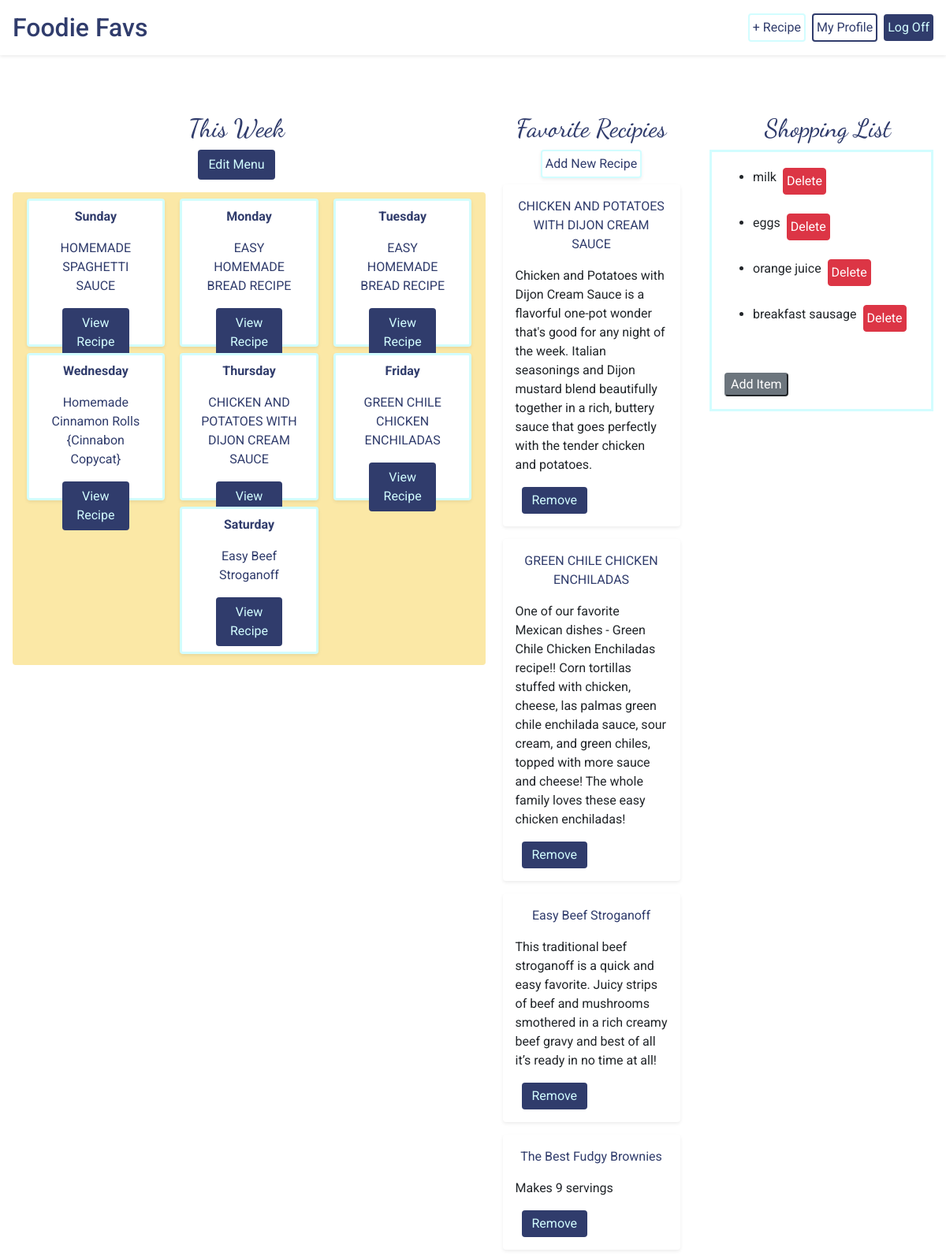
Screenshot of /home/1 (signed in) with the database file from the repository.
### foodie_app/models.py (models this page shows)
class Menu(models.Model):
    sunday = models.ForeignKey(Recipe, related_name="sunday_recipes", on_delete=models.CASCADE)
    monday = models.ForeignKey(Recipe, related_name="monday_recipes", on_delete=models.CASCADE)
    tuesday = models.ForeignKey(Recipe, related_name="tuesday_recipes", on_delete=models.CASCADE)
    wednesday = models.ForeignKey(Recipe, related_name="wednesday_recipes", on_delete=models.CASCADE)
    thursday = models.ForeignKey(Recipe, related_name="thursday_recipes", on_delete=models.CASCADE)
    friday = models.ForeignKey(Recipe, related_name="friday_recipes", on_delete=models.CASCADE)
    saturday = models.ForeignKey(Recipe, related_name="saturday_recipes", on_delete=models.CASCADE)
    created_at = models.DateTimeField(auto_now_add=True)
    updated_at = models.DateTimeField(auto_now=True)

class Recipe(models.Model):
    name = models.CharField(max_length=255)
    desc = models.CharField(max_length=255, default="")
    ingredients = models.TextField(default="")
    steps = models.TextField(default="")
    creator = models.ForeignKey(User, related_name="users", on_delete=models.CASCADE, default=1)
    source = models.CharField(max_length=255, default="")
    users_who_favorite = models.ManyToManyField(User, related_name="favorite_recipes", default=0)
    created_at = models.DateTimeField(auto_now_add=True)
    updated_at = models.DateTimeField(auto_now=True)

class Shopping_List_Item(models.Model):
    item = models.CharField(max_length=255)
    user = models.ForeignKey(User, related_name="list_user", on_delete=models.CASCADE, default=1)
    created_at = models.DateTimeField(auto_now_add=True)
    updated_at = models.DateTimeField(auto_now=True)

### login/models.py (models this page shows)
class User(models.Model):
    first_name = models.CharField(max_length=255)
    last_name = models.CharField(max_length=255)
    email = models.EmailField()
    password = models.CharField(max_length=255)
    followers = models.ManyToManyField("self", blank=True)
    created_at = models.DateTimeField(auto_now_add=True)
    updated_at = models.DateTimeField(auto_now=True)
    objects = UserManager()

### foodie_app/views.py (the view)
# urls.py: path('<int:user_id>', views.user_profile),
def user_profile(request, user_id):
    if 'userid' in request.session:
        context = {
            "user": User.objects.get(id=request.session['userid']),
            "recipes": Recipe.objects.filter(creator=User.objects.get(id=request.session['userid'])),
            "menu": Menu.objects.get(id=1),
            "shopping_list": Shopping_List_Item.objects.all(),
        }
        shoping_list = Shopping_List_Item.objects.all()
        print(shoping_list)
        return render(request, 'user_profile.html', context)
    return redirect('/login')

### foodie_app/templates/user_profile.html (shortened to what this page needs)
<!DOCTYPE html>
<html lang="en">
<head>
    <link rel="stylesheet" href="https://stackpath.bootstrapcdn.com/bootstrap/4.5.2/css/bootstrap.min.css"
>
    {% load static %}
    <link rel="stylesheet" href="{% static 'css/style.css' %}">
</head>
<body id="body">
    <header id="header" class="bg-white d-flex p-3 align-items-center shadow-sm mt-0">
        <h2 class="pr-5 mb-0"><a href="/home" class="home">Foodie Favs</a></h2>
        <a href="/home/new_recipe" class="new-recipe p-1 rounded ml-auto mr-2">+ Recipe</a>
        <a href="/home/{{user.id}}" class="icon rounded p-1">My Profile</a>
        <a href="/home/log_off" class="btn ml-2 p-1" id="log-off">Log Off</a>
    </header>
    <div class="pt-5"></div>
    <div class="d-flex mt-5 pt-5">
        <div class="w-50">
            <div class="d-flex flex-column">
                <h2 class="heading">This Week</h2>
                <a class="btn view-recipe ml-auto mr-auto" href="/home/edit_menu{{menu.id}}">Edit Menu</a>
            </div>
            <div class="menu w-100 m-3 d-flex flex-column p-1 rounded">
                <div class="day-row d-flex justify-content-around p-1">
                    <div class="day rounded shadow-sm d-flex flex-column">
                        <p class="font-weight-bold pt-2">Sunday</p>
                        <p class="w-75 ml-auto mr-auto">{{menu.sunday.name}}</p>
                        <a href="/home/recipe_{{menu.sunday.id}}" class="btn view-recipe w-50 ml-auto mr-auto">View
                            Recipe</a>
                    </div>
                    <div class="day rounded shadow-sm d-flex flex-column">
                        <p class="font-weight-bold pt-2">Monday</p>
                        <p class="w-75 ml-auto mr-auto">{{menu.monday.name}}</p>
                        <a href="/home/recipe_{{menu.monday.id}}" class="btn view-recipe w-50 ml-auto mr-auto">View
                            Recipe</a>
                    </div>
                    <div class="day rounded shadow-sm d-flex flex-column">
                        <p class="font-weight-bold pt-2">Tuesday</p>
                        <p class="w-75 ml-auto mr-auto">{{menu.monday.name}}</p>
                        <a href="/home/recipe_{{menu.monday.id}}" class="btn view-recipe w-50 ml-auto mr-auto">View
                            Recipe</a>
                    </div>
                </div>
                <div class="day-row d-flex justify-content-around p-1">
                    <div class="day rounded shadow-sm d-flex flex-column">
                        <p class="font-weight-bold pt-2">Wednesday</p>
                        <p class="w-75 ml-auto mr-auto">{{menu.wednesday.name}}</p>
                        <a href="/home/recipe_{{menu.wednesday.id}}" class="btn view-recipe w-50 ml-auto mr-auto">View
                            Recipe</a>
                    </div>
                    <div class="day rounded shadow-sm d-flex flex-column">
                        <p class="font-weight-bold pt-2">Thursday</p>
                        <p class="w-75 ml-auto mr-auto">{{menu.thursday.name}}</p>
                        <a href="/home/recipe_{{menu.thursday.id}}" class="btn view-recipe w-50 ml-auto mr-auto">View
                            Recipe</a>
                    </div>
                    <div class="day rounded shadow-sm d-flex flex-column">
                        <p class="font-weight-bold pt-2">Friday</p>
                        <p class="w-75 ml-auto mr-auto">{{menu.friday.name}}</p>
                        <a href="/home/recipe_{{menu.friday.id}}" class="btn view-recipe w-50 ml-auto mr-auto">View
                            Recipe</a>
                    </div>
                </div>
                <div class="day-row d-flex justify-content-around p-1">
                    <div class="day rounded shadow-sm d-flex flex-column">
                        <p class="font-weight-bold pt-2">Saturday</p>
                        <p class="w-75 ml-auto mr-auto">{{menu.saturday.name}}</p>
                        <a href="/home/recipe_{{menu.saturday.id}}" class="btn view-recipe w-50 ml-auto mr-auto">View
                            Recipe</a>
                    </div>
                </div>
            </div>
        </div>
        <div class="w-25 d-flex flex-column align-items-center">
            <h2 class="heading ">Favorite Recipies</h2>
            <a href="/home/new_recipe" class="new-recipe p-1 rounded shadow-sm bg-white rounded">Add New Recipe</a>
            {% for recipe in user.favorite_recipes.all %}
            <div class="recipe-card rounded shadow-sm w-75 p-3 m-2">
                <p class="text-center"><a id="recipe-text" href="/home/recipe_{{recipe.id}}">{{recipe.name}}</a></p>
                <p>{{recipe.desc}}</p>
                {% for favorite_user in recipe.users_who_favorite.all %}
                <form action="/home/{{user.id}}/remove_favorite_profile" method="POST">
                    <input class="btn favorite ml-2 pt-1 pb-1" type="submit" name="add_fav" value="Remove">
                </form>
                {% endfor %}
            </div>
            {% endfor %}
        </div>
        <div class="w-25">
            <h2 class="heading">Shopping List</h2>
            <div class="shopping-box mr-3">
                <div class="m-1 p-2 rounded" id="shopping-list">
                    <ul>
                        {% for item in shopping_list %}
                        <div class="d-flex alin-items-start mb-2">
                            <li class="pt-2">{{item.item}}</li>
                            {% if item.user.id == user.id %}
                            <form action="/home/{{user.id}}/delete_item" method="POST">
                                <input class="btn btn-danger p-1 m-2" type="submit" name="delete" value="Delete">
                            </form>
                            {% endif %}
                        </div>
                        {% endfor %}
                    </ul>
                </div>
                <button class="rounded btn-secondary m-3" id="addItem">Add Item</button>
            </div>
        </div>
    </div>
</body>
</html>

### foodie_app/static/css/style.css (style rules this page uses)
body { font-family: "Roboto", sans-serif; }
.recipe-card { background-color: white; }
h2, .home { color: #303c6c; }
.icon { border: 2px solid #303c6c; color: #303c6c; }
.menu { background-color: #fbe8a6; height: 600px; }
.heading { font-family: 'Dancing Script', cursive; color: #303c6c; text-align: center; }
.day-row { width: 100%; height: 33%; }
.day { width: 30%; background-color: white; border: 3px solid #d2fdff; }
.day p { text-align: center; color: #303c6c; }
#log-off, .edit-recipe, .favorite, .view-recipe, .save-menu { background-color: #303c6c; color: #d2fdff; }
.new-recipe { border: 2px solid #d2fdff; color: #303c6c; }
#recipe-text { color: #303c6c; }
#header { width: 100%; position: fixed; top: 0; left: 0; width: 100%; }
.shopping-box { border: 3px solid #d2fdff; }

### rows the page displays
Menu: sunday.name "HOMEMADE SPAGHETTI SAUCE", monday.name "EASY HOMEMADE BREAD RECIPE", wednesday.name "Homemade Cinnamon Rolls {Cinnabon Copycat}", thursday.name "CHICKEN AND POTATOES WITH DIJON CREAM SAUCE", friday.name "GREEN CHILE CHICKEN ENCHILADAS", saturday.name "Easy Beef Stroganoff"
Recipe: name "CHICKEN AND POTATOES WITH DIJON CREAM SAUCE", desc "Chicken and Potatoes with Dijon Cream Sauce is a flavorful one-pot wonder that's good for any night of the week. Italian seasonings and Dijon mustard blend beautifully together in a rich, buttery sauce that goes perfectly with the tender chicken and potatoes."
Recipe: name "GREEN CHILE CHICKEN ENCHILADAS", desc "One of our favorite Mexican dishes - Green Chile Chicken Enchiladas recipe!! Corn tortillas stuffed with chicken, cheese, las palmas green chile enchilada sauce, sour cream, and green chiles, topped with more sauce and cheese! The whole family loves these easy chicken enchiladas!"
Recipe: name "Easy Beef Stroganoff", desc "This traditional beef stroganoff is a quick and easy favorite. Juicy strips of beef and mushrooms smothered in a rich creamy beef gravy and best of all it’s ready in no time at all!"
Recipe: name "The Best Fudgy Brownies", desc "Makes 9 servings"
Shopping_List_Item: item "milk"
Shopping_List_Item: item "eggs"
Shopping_List_Item: item "orange juice"
Shopping_List_Item: item "breakfast sausage"
